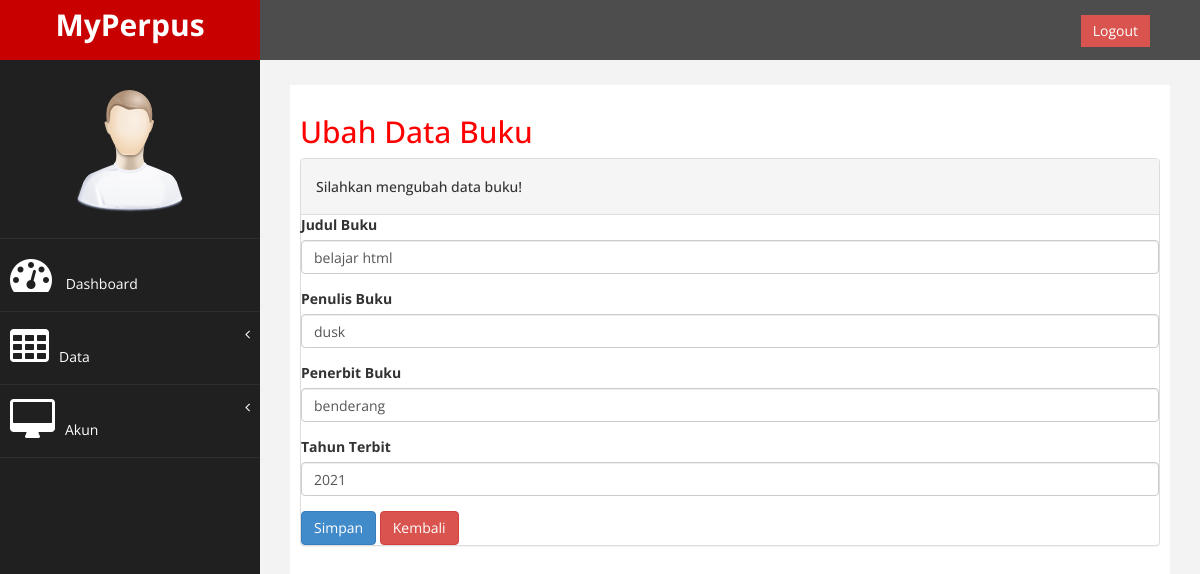
Screenshot of /halaman/operator/data/buku/edit_buku.php?id=1234567891 with the database file from the repository.
### tables this page shows
CREATE TABLE `tab_buku` (
  `kode_buku` varchar(10) NOT NULL,
  `judul_buku` varchar(100) NOT NULL,
  `penulis_buku` varchar(100) NOT NULL,
  `penerbit_buku` varchar(100) NOT NULL,
  `tahun_terbit` varchar(4) NOT NULL
);

### halaman/operator/data/buku/edit_buku.php (the view, shortened to what this page needs)
<!DOCTYPE html>
<html xmlns="http://www.w3.org/1999/xhtml">
<head>
    <link href="../../../assets/css/bootstrap.css" rel="stylesheet" />
    <link href="../../../assets/css/font-awesome.css" rel="stylesheet" />
    <link href="../../../assets/js/morris/morris-0.4.3.min.css" rel="stylesheet" />
    <link href="../../../assets/css/custom.css" rel="stylesheet" />
    <link href="../../../assets/js/dataTables/dataTables.bootstrap.css" rel="stylesheet" />
</head>
<body>
    <div id="wrapper">
        <nav class="navbar navbar-default navbar-cls-top " role="navigation" style="margin-bottom: 0">
            <div class="navbar-header">
                <a class="navbar-brand" href="dashboard.php">
                    MyPerpus
                </a>
            </div>
  <div style="color: white;
padding: 15px 50px 5px 50px;
float: right;
font-size: 16px;"><a href="../../../logout.php" class="btn btn-danger square-btn-adjust">Logout</a> </div>
        </nav>
                <nav class="navbar-default navbar-side" role="navigation">
            <div class="sidebar-collapse">
                <ul class="nav" id="main-menu">
				<li class="text-center">
                    <img src="../../../assets/img/find_user.png" class="user-image img-responsive"/>
					</li>
                    <li>
                        <a href="../../dashboard.php"><i class="fa fa-dashboard fa-3x"></i> Dashboard</a>
                    </li>
                    <li>
                        <a href="#"><i class="fa fa-table fa-3x"></i>Data<span class="fa arrow"></span></a>
                    </li>
                </ul>
                <li>
                        <a href="#"><i class="fa fa-desktop fa-3x"></i>Akun<span class="fa arrow"></span></a>
                    </li>
            </div>
        </nav>
        <div id="page-wrapper" >
            <div id="page-inner">
                <div class="row">
                    <div class="col-md-12">
                     <h2>Ubah Data Buku</h2>
                    </div>
                </div>
                <div class="panel panel-default">
                <div class="panel-heading">
                <h5>Silahkan mengubah data buku!</h5>
                </div>
                <?php
                include '../../../../koneksi.php';
                $ambil = mysqli_query($koneksi,"SELECT * FROM tab_buku WHERE kode_buku = '$_GET[id]'")or die(mysqli_error($koneksi));
                $data = mysqli_fetch_array($ambil);
                ?>
                <form role="form" action="update_buku.php" method="POST">
                                        <div class="form-group">
                                            <label>Judul Buku</label>
                                            <input class="form-control" name="judul_buku" value="<?php echo $data['judul_buku']; ?>" />
                                        </div>
                                        <div class="form-group">
                                            <label>Penulis Buku</label>
                                            <input class="form-control" name="penulis_buku" value="<?php echo $data['penulis_buku']; ?>" />
                                        </div>
                                        <div class="form-group">
                                            <label>Penerbit Buku</label>
                                            <input class="form-control" name="penerbit_buku" value="<?php echo $data['penerbit_buku']; ?>" />
                                        </div>
                                        <div class="form-group">
                                            <label>Tahun Terbit</label>
                                            <input class="form-control" name="tahun_terbit" value="<?php echo $data['tahun_terbit']; ?>" />
                                        </div>
                                            <input type="submit" name="simpan" value="Simpan" class="btn btn-primary">
                                            <a href="data_buku.php" class="btn btn-danger">Kembali</a>
                                        </div>
    </div>
            </div>
        </div>
</body>
</html>

### halaman/assets/css/custom.css (style rules this page uses)
body { font-family: 'Open Sans', sans-serif; }
#wrapper { width: 100%; background:#202020; }
#page-wrapper { padding: 15px 15px; min-height: 600px; background:#F3F3F3; }
#page-inner { width:100%; margin:10px 20px 10px 0px; background-color:#fff!important; padding:10px; min-height:1200px; }
.text-center { text-align:center; }
h2 { color: #f00; }
.square-btn-adjust { border: 0px solid transparent; -webkit-border-radius: 0px; -moz-border-radius: 0px; border-radius: 0px; }
.user-image { margin: 25px auto; -webkit-border-radius: 10px; -moz-border-radius: 10px; border-radius: 10px; max-height:170px; max-width:170px; }
.navbar-cls-top .navbar-brand { color: #fff; background: #C90000; width: 260px; text-align: center; height: 60px; font-size: 30px; font-weight: 700; }
.arrow { float: right; }
.fa.arrow:before { content: "\f104"; }
.sidebar-collapse , .sidebar-collapse .nav { background:none; }
.sidebar-collapse .nav { padding:0; }
.sidebar-collapse .nav > li > a { color:#fff; background:#202020; text-shadow:none; }
.sidebar-collapse > .nav > li > a { padding:15px 10px; }
.sidebar-collapse > .nav > li { border-bottom: 1px solid rgba(107, 108, 109, 0.19); }
.navbar-side { border:none; background-color: #202020; }
.navbar-cls-top { background:#4D4D4D; border-bottom:none; }
.navbar-default { border:0px solid black; }
.navbar-header { background: #A70303; }
.nav > li > a > i { margin-right:10px; }
@media (min-width:768px) { #page-wrapper { margin: 0 0 0 260px; padding: 15px 30px; min-height: 1200px; } }
@media (min-width:768px) { .navbar-side { z-index: 1; position: absolute; width: 260px; } }
@media (min-width:768px) { .navbar { border-radius: 0px; } }

### rows the page displays
tab_buku: judul_buku "belajar html", penulis_buku "dusk", penerbit_buku "benderang", tahun_terbit "2021"
